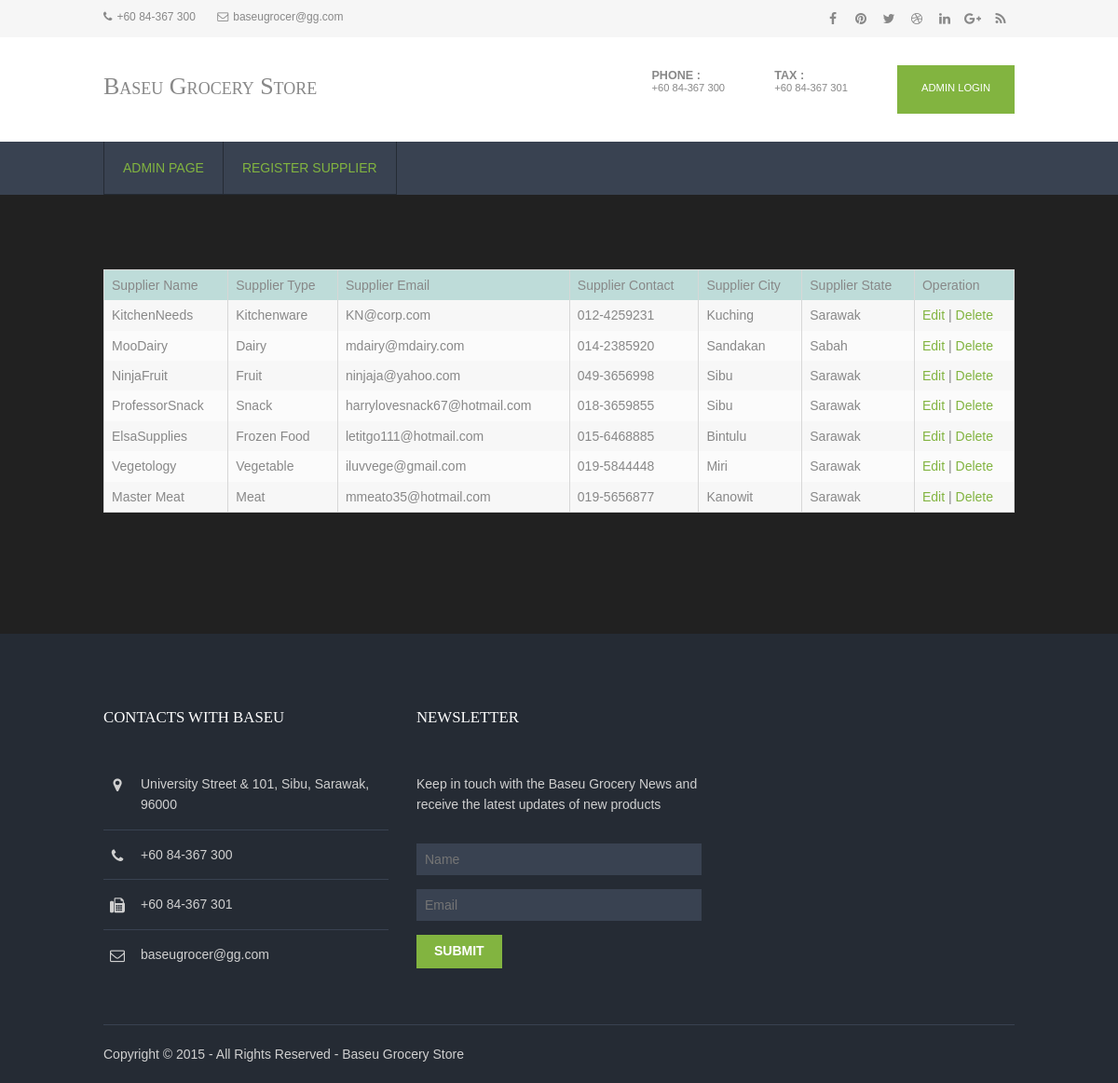
The page /view_supplier.php on the database its author committed.
### tables this page shows
CREATE TABLE `supplier` (
  `supp_id` int(11) NOT NULL,
  `supp_name` varchar(255) NOT NULL,
  `supp_contact` varchar(50) NOT NULL,
  `supp_email` varchar(50) NOT NULL,
  `supp_city` varchar(255) NOT NULL,
  `supp_state` varchar(255) NOT NULL,
  `supp_type` varchar(255) NOT NULL,
  `supp_country` varchar(255) NOT NULL
);

### view_supplier.php (the view, shortened to what this page needs)
<?php
require('includes/config.php');
$result = $db->query("SELECT * FROM supplier ORDER BY supp_id DESC");
?>
<!DOCTYPE html>
<html>
<head>
<link href="layout/styles/layout.css" rel="stylesheet" type="text/css" media="all">
</head>
<body background="images/bg.jpg" id="top">
<div class="wrapper row0">
  <div id="topbar" class="hoc clear">
    <div class="fl_left">
      <ul class="nospace inline pushright">
        <li><i class="fa fa-phone"></i>+60 84-367 300</li>
        <li><i class="fa fa-envelope-o"></i>baseugrocer@gg.com</li>
      </ul>
    </div>
    <div class="fl_right">
      <ul class="faico clear">
        <li><a class="faicon-facebook" href="#"><i class="fa fa-facebook"></i></a></li>
        <li><a class="faicon-pinterest" href="#"><i class="fa fa-pinterest"></i></a></li>
        <li><a class="faicon-twitter" href="#"><i class="fa fa-twitter"></i></a></li>
        <li><a class="faicon-dribble" href="#"><i class="fa fa-dribbble"></i></a></li>
        <li><a class="faicon-linkedin" href="#"><i class="fa fa-linkedin"></i></a></li>
        <li><a class="faicon-google-plus" href="#"><i class="fa fa-google-plus"></i></a></li>
        <li><a class="faicon-rss" href="#"><i class="fa fa-rss"></i></a></li>
      </ul>
    </div>
  </div>
</div>
<div class="wrapper row1">
  <header id="header" class="hoc clear">
    <div id="logo" class="fl_left">
      <h1><a href="index.html">Baseu Grocery Store</a></h1>
    </div>
    <div id="quickinfo" class="fl_right">
      <ul class="nospace inline">
        <li><strong>Phone :</strong><br> +60 84-367 300</li>
        <li><strong>Tax :</strong><br> +60 84-367 301</li>
        <li><a class="btn" href="login.php">Admin Login</a></li>
      </ul>
    </div>
  </header>
</div>
<div class="wrapper row2">
  <nav id="mainav" class="hoc clear">
    <ul class="clear">
      <li class="active"><a href="memberpage.php">Admin Page</a></li>
      <li class="active"><a href="register_supplier.php">Register Supplier</a></li>
    </ul>
  </nav>
</div>
<div class="wrapper row3" style="background-color : light-grey;" >
  <main class="hoc container clear">
    <div class="content">
      <div id="gallery">
        <table width='80%' border=0>
        <tr style="background-color : #BEDCD9;">
      		<td>Supplier Name</td>
      		<td>Supplier Type</td>
      		<td>Supplier Email</td>
      		<td>Supplier Contact</td>
      		<td>Supplier City</td>
      		<td>Supplier State</td>
          <td>Operation</td>
      	</tr>
      	<?php
      	while($row = $result->fetch(PDO::FETCH_ASSOC)) {
      		echo "<tr>";
      		echo "<td>".$row['supp_name']."</td>";
      		echo "<td>".$row['supp_type']."</td>";
      		echo "<td>".$row['supp_email']."</td>";
      		echo "<td>".$row['supp_contact']."</td>";
      		echo "<td>".$row['supp_city']."</td>";
      		echo "<td>".$row['supp_state']."</td>";
      echo "<td><a href=\"edit_supplier.php?supp_id=$row[supp_id]\">Edit</a> | <a href=\"delete_supplier.php?supp_id=$row[supp_id]\" onClick=\"return confirm('Are you sure you want to delete?')\">Delete</a></td>";
      	}
      	?>
      	</table>
      </div>
    </div>
  </main>
</div>
<div class="wrapper row4">
  <footer id="footer" class="hoc clear">
    <div class="one_third first">
      <h6 class="title">Contacts with Baseu</h6>
      <ul class="nospace linklist contact">
        <li><i class="fa fa-map-marker"></i>
          <address>
          University Street &amp; 101, Sibu, Sarawak, 96000
          </address>
        </li>
        <li><i class="fa fa-phone"></i> +60 84-367 300<br></li>
        <li><i class="fa fa-fax"></i> +60 84-367 301</li>
        <li><i class="fa fa-envelope-o"></i> baseugrocer@gg.com</li>
      </ul>
    </div>
    <div class="one_third">
      <h6 class="title">Newsletter</h6>
      <p class="btmspace-30">Keep in touch with the Baseu Grocery News and receive the latest updates of new products</p>
      <form method="post" action="#">
        <fieldset>
          <input class="btmspace-15" type="text" value="" placeholder="Name">
          <input class="btmspace-15" type="text" value="" placeholder="Email">
          <button type="submit" value="submit">Submit</button>
        </fieldset>
      </form>
    </div>
  </footer>
</div>
<div class="wrapper row5">
  <div id="copyright" class="hoc clear">
    <p class="fl_left">Copyright &copy; 2015 - All Rights Reserved - <a href="#">Baseu Grocery Store</a></p>
  </div>
</div>
</body>
</html>

### layout/styles/layout.css (style rules this page uses)
#topbar { padding:5px 0; font-size:12px; }
#topbar .fl_left { margin-top:4px; }
#topbar .fl_left .inline > li i { margin:0 5px 0 0; line-height:normal; }
#topbar .faico li { margin:0; }
#header { padding:30px 0; }
#header #logo { margin-top:8px; font-variant:small-caps; }
#header #logo h1 { margin:0; padding:0; font-size:26px; }
#header #quickinfo { font-size:.8rem; text-transform:uppercase; }
#header #quickinfo li { margin-right:50px; }
#header #quickinfo li:last-child { margin-right:0; }
#header #quickinfo strong { display:block; margin:0 0 -5px 0; padding:0; font-size:.9rem; }
.container { padding:80px 0; }
#footer { padding:80px 0 60px; }
#footer .title { margin:0 0 50px 0; padding:0; font-size:1.2rem; text-transform:uppercase; }
#footer .linklist li { display:block; margin-bottom:15px; padding:0 0 15px 0; border-bottom:1px solid; }
#footer .linklist li:last-child { margin:0; padding:0; border:none; }
#footer .linklist li::before, #footer .linklist li::after { display:table; content:""; }
#footer .linklist li, #footer .linklist li::after { clear:both; }
#footer .contact.linklist li, #footer .contact.linklist li:last-child { position:relative; padding-left:40px; }
#footer .contact li * { margin:0; padding:0; line-height:1.6; }
#footer .contact li i { display:block; position:absolute; top:0; left:0; width:30px; font-size:16px; text-align:center; }
#footer input, #footer button { border:1px solid; }
#footer input { display:block; width:100%; padding:8px; }
#footer button { padding:8px 18px 10px; text-transform:uppercase; font-weight:700; cursor:pointer; }
#copyright { padding:20px 0; border-top:1px solid; }
#copyright * { margin:0; padding:0; }
*, *::before, *::after { transition:all .3s ease-in-out; }
nav ul, nav ol { margin:0; padding:0; list-style:none; }
#mainav, #breadcrumb, .sidebar nav { line-height:normal; }
#mainav li { display:block; position:relative; float:left; margin:0; padding:0; text-transform:uppercase; }
#mainav li:last-child { margin-right:0; }
#mainav ul.clear { border:solid; border-width:0 0 0 1px; }
#mainav li a { display:block; padding:20px; border:solid; border-width:0 1px 1px 0; border-collapse:collapse; }
table, th, td { border:1px solid; border-collapse:collapse; vertical-align:top; }
table, th { table-layout:auto; }
table { width:100%; margin-bottom:15px; }
th, td { padding:5px 8px; }
td { border-width:0 1px; }
#gallery { display:block; width:100%; margin-bottom:50px; }
.faico { margin:0; padding:0; list-style:none; }
.faico li { display:inline-block; float:left; margin:0 2px 0 0; padding:0; line-height:normal; }
.faico li:last-child { margin-right:0; }
.faico a { display:inline-block; width:30px; height:30px; line-height:30px; font-size:14px; text-align:center; }
.faico a { color:inherit; background-color:transparent; }
body { color:#888888; background-color:#252B34; }
a { color:#82B440; }
.btn, .btn.inverse:hover { color:#FFFFFF; background-color:#82B440; border-color:#82B440; }
.row0 { color:#888888; background-color:#F6F6F6; }
.row1 { color:#888888; background-color:#FFFFFF; }
.row2, .row2 a { color:#FFFFFF; background-color:#394251; }
.row3 { color:#888888; background-color:#212121; }
.row4 { color:#D0D0D0; background-color:#252B34; }
.row5, .row5 a { color:#D0D0D0; background-color:#252B34; }
#header #logo * { color:inherit; }
#footer .title { color:#FFFFFF; }
#footer .linklist li { border-color:#394251; }
#footer input, #footer button { border-color:transparent; }
#footer input { color:#FFFFFF; background-color:#394251; }
#footer button { color:#FFFFFF; background-color:#82B440; }
#copyright { border-color:#394251; }
#mainav ul.clear { border-color:#252B34; }
#mainav li a { color:inherit; background-color:inherit; border-color:#252B34; }
#mainav .active a, #mainav a:hover, #mainav li:hover > a { color:#82B440; background-color:inherit; }
table, th, td, #comments .avatar, #comments input, #comments textarea { border-color:#D7D7D7; }
tr, #comments li, #comments input[type="submit"], #comments input[type="reset"] { color:inherit; background-color:#FBFBFB; }
tr:nth-child(even), #comments li:nth-child(even) { color:inherit; background-color:#F7F7F7; }
table a, #comments a { background-color:inherit; }
@media screen and (min-width:978px) { .hoc { max-width:978px; } }

### rows shown on the page
supplier: supp_name "KitchenNeeds", supp_type "Kitchenware", supp_email "KN@corp.com", supp_contact "012-4259231", supp_city "Kuching", supp_state "Sarawak"
supplier: supp_name "MooDairy", supp_type "Dairy", supp_email "mdairy@mdairy.com", supp_contact "014-2385920", supp_city "Sandakan", supp_state "Sabah"
supplier: supp_name "NinjaFruit", supp_type "Fruit", supp_email "ninjaja@yahoo.com", supp_contact "049-3656998", supp_city "Sibu", supp_state "Sarawak"
supplier: supp_name "ProfessorSnack", supp_type "Snack", supp_email "harrylovesnack67@hotmail.com", supp_contact "018-3659855", supp_city "Sibu", supp_state "Sarawak"
supplier: supp_name "ElsaSupplies", supp_type "Frozen Food", supp_email "letitgo111@hotmail.com", supp_contact "015-6468885", supp_city "Bintulu", supp_state "Sarawak"
supplier: supp_name "Vegetology", supp_type "Vegetable", supp_email "iluvvege@gmail.com", supp_contact "019-5844448", supp_city "Miri", supp_state "Sarawak"
supplier: supp_name "Master Meat", supp_type "Meat", supp_email "mmeato35@hotmail.com", supp_contact "019-5656877", supp_city "Kanowit", supp_state "Sarawak"
